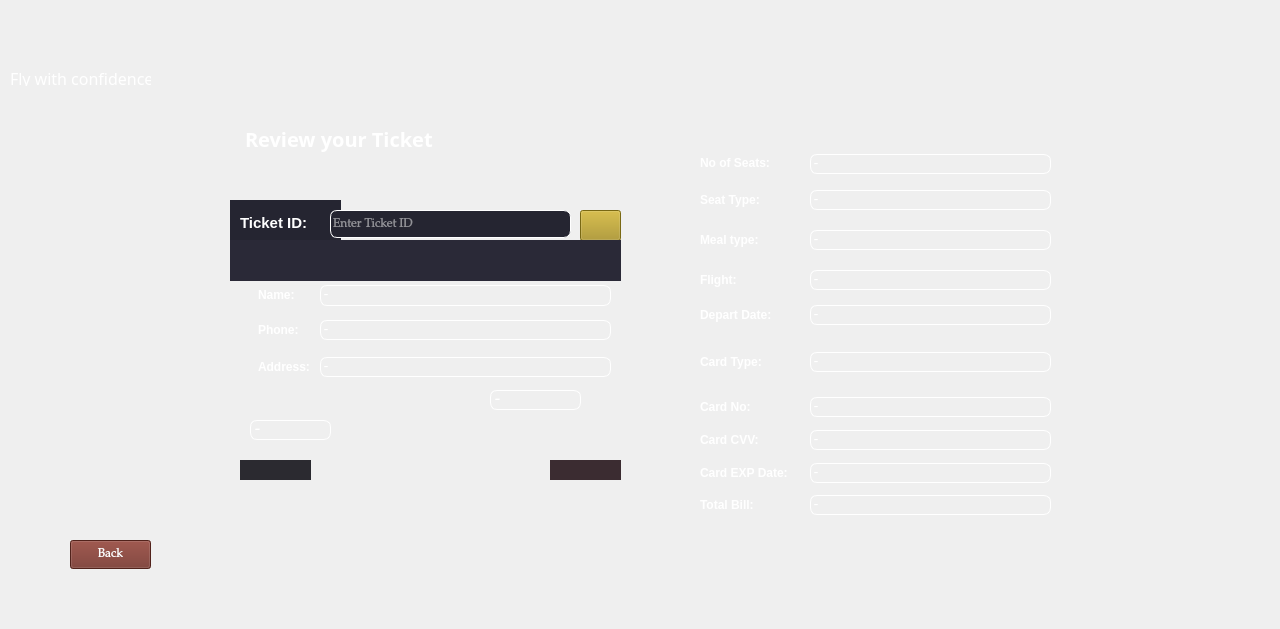
<?xml version="1.0" encoding="UTF-8"?>
<ui version="4.0">
 <class>ReviewTicket</class>
 <widget class="QMainWindow" name="ReviewTicket">
  <property name="geometry">
   <rect>
    <x>0</x>
    <y>0</y>
    <width>1280</width>
    <height>629</height>
   </rect>
  </property>
  <property name="windowTitle">
   <string>TICKET DETAILS</string>
  </property>
  <property name="windowIcon">
   <iconset>
    <normaloff>C:/Users/SAAD COMMUNICATION/Downloads/chrome_hqmSI9koUf (2).png</normaloff>C:/Users/SAAD COMMUNICATION/Downloads/chrome_hqmSI9koUf (2).png</iconset>
  </property>
  <widget class="QWidget" name="centralwidget">
   <widget class="QLabel" name="label_2">
    <property name="geometry">
     <rect>
      <x>320</x>
      <y>285</y>
      <width>291</width>
      <height>21</height>
     </rect>
    </property>
    <property name="font">
     <font>
      <family>Palatino Linotype</family>
     </font>
    </property>
    <property name="styleSheet">
     <string notr="true">color: rgb(255, 255, 255);
border: 1px solid #FFFFFF;
border-radius: 7px;</string>
    </property>
    <property name="text">
     <string>-</string>
    </property>
   </widget>
   <widget class="QLabel" name="label_3">
    <property name="geometry">
     <rect>
      <x>320</x>
      <y>357</y>
      <width>291</width>
      <height>20</height>
     </rect>
    </property>
    <property name="font">
     <font>
      <family>Palatino Linotype</family>
     </font>
    </property>
    <property name="styleSheet">
     <string notr="true">border: 1px solid #FFFFFF;
border-radius: 7px;color: rgb(255, 255, 255);</string>
    </property>
    <property name="text">
     <string>-</string>
    </property>
   </widget>
   <widget class="QLabel" name="label_4">
    <property name="geometry">
     <rect>
      <x>320</x>
      <y>320</y>
      <width>291</width>
      <height>20</height>
     </rect>
    </property>
    <property name="font">
     <font>
      <family>Palatino Linotype</family>
     </font>
    </property>
    <property name="styleSheet">
     <string notr="true">border: 1px solid #FFFFFF;
border-radius: 7px;color: rgb(255, 255, 255);</string>
    </property>
    <property name="text">
     <string>-</string>
    </property>
   </widget>
   <widget class="QLabel" name="label_5">
    <property name="geometry">
     <rect>
      <x>810</x>
      <y>270</y>
      <width>241</width>
      <height>20</height>
     </rect>
    </property>
    <property name="font">
     <font>
      <family>Palatino Linotype</family>
     </font>
    </property>
    <property name="styleSheet">
     <string notr="true">border: 1px solid #FFFFFF;
border-radius: 7px;color: rgb(255, 255, 255);</string>
    </property>
    <property name="text">
     <string>-</string>
    </property>
   </widget>
   <widget class="QLabel" name="label_6">
    <property name="geometry">
     <rect>
      <x>250</x>
      <y>420</y>
      <width>81</width>
      <height>20</height>
     </rect>
    </property>
    <property name="font">
     <font>
      <family>Palatino Linotype</family>
      <pointsize>11</pointsize>
     </font>
    </property>
    <property name="styleSheet">
     <string notr="true">border: 1px solid #FFFFFF;
border-radius: 7px;color: rgb(255, 255, 255);</string>
    </property>
    <property name="text">
     <string>-</string>
    </property>
   </widget>
   <widget class="QLabel" name="label_7">
    <property name="geometry">
     <rect>
      <x>490</x>
      <y>390</y>
      <width>91</width>
      <height>20</height>
     </rect>
    </property>
    <property name="font">
     <font>
      <family>Palatino Linotype</family>
      <pointsize>11</pointsize>
     </font>
    </property>
    <property name="styleSheet">
     <string notr="true">border: 1px solid #FFFFFF;
border-radius: 7px;color: rgb(255, 255, 255);</string>
    </property>
    <property name="text">
     <string>-</string>
    </property>
   </widget>
   <widget class="QLabel" name="label_8">
    <property name="geometry">
     <rect>
      <x>810</x>
      <y>230</y>
      <width>241</width>
      <height>20</height>
     </rect>
    </property>
    <property name="font">
     <font>
      <family>Palatino Linotype</family>
     </font>
    </property>
    <property name="styleSheet">
     <string notr="true">border: 1px solid #FFFFFF;
border-radius: 7px;color: rgb(255, 255, 255);</string>
    </property>
    <property name="text">
     <string>-</string>
    </property>
   </widget>
   <widget class="QLabel" name="label_9">
    <property name="geometry">
     <rect>
      <x>810</x>
      <y>190</y>
      <width>241</width>
      <height>20</height>
     </rect>
    </property>
    <property name="font">
     <font>
      <family>Palatino Linotype</family>
     </font>
    </property>
    <property name="styleSheet">
     <string notr="true">border: 1px solid #FFFFFF;
border-radius: 7px;color: rgb(255, 255, 255);</string>
    </property>
    <property name="text">
     <string>-</string>
    </property>
   </widget>
   <widget class="QLabel" name="label_10">
    <property name="geometry">
     <rect>
      <x>810</x>
      <y>154</y>
      <width>241</width>
      <height>20</height>
     </rect>
    </property>
    <property name="font">
     <font>
      <family>Palatino Linotype</family>
     </font>
    </property>
    <property name="styleSheet">
     <string notr="true">border: 1px solid #FFFFFF;
border-radius: 7px;color: rgb(255, 255, 255);</string>
    </property>
    <property name="text">
     <string>-</string>
    </property>
   </widget>
   <widget class="QLabel" name="label_11">
    <property name="geometry">
     <rect>
      <x>810</x>
      <y>305</y>
      <width>241</width>
      <height>20</height>
     </rect>
    </property>
    <property name="font">
     <font>
      <family>Palatino Linotype</family>
     </font>
    </property>
    <property name="styleSheet">
     <string notr="true">border: 1px solid #FFFFFF;
border-radius: 7px;color: rgb(255, 255, 255);</string>
    </property>
    <property name="text">
     <string>-</string>
    </property>
   </widget>
   <widget class="QLabel" name="label_12">
    <property name="geometry">
     <rect>
      <x>810</x>
      <y>352</y>
      <width>241</width>
      <height>20</height>
     </rect>
    </property>
    <property name="font">
     <font>
      <family>Palatino Linotype</family>
     </font>
    </property>
    <property name="styleSheet">
     <string notr="true">border: 1px solid #FFFFFF;
border-radius: 7px;color: rgb(255, 255, 255);</string>
    </property>
    <property name="text">
     <string>-</string>
    </property>
   </widget>
   <widget class="QLabel" name="label_13">
    <property name="geometry">
     <rect>
      <x>810</x>
      <y>397</y>
      <width>241</width>
      <height>20</height>
     </rect>
    </property>
    <property name="font">
     <font>
      <family>Palatino Linotype</family>
     </font>
    </property>
    <property name="styleSheet">
     <string notr="true">border: 1px solid #FFFFFF;
border-radius: 7px;color: rgb(255, 255, 255);</string>
    </property>
    <property name="text">
     <string>-</string>
    </property>
   </widget>
   <widget class="QLabel" name="label_14">
    <property name="geometry">
     <rect>
      <x>810</x>
      <y>430</y>
      <width>241</width>
      <height>20</height>
     </rect>
    </property>
    <property name="font">
     <font>
      <family>Palatino Linotype</family>
     </font>
    </property>
    <property name="styleSheet">
     <string notr="true">border: 1px solid #FFFFFF;
border-radius: 7px;color: rgb(255, 255, 255);</string>
    </property>
    <property name="text">
     <string>-</string>
    </property>
   </widget>
   <widget class="QLabel" name="label_15">
    <property name="geometry">
     <rect>
      <x>810</x>
      <y>463</y>
      <width>241</width>
      <height>20</height>
     </rect>
    </property>
    <property name="font">
     <font>
      <family>Palatino Linotype</family>
     </font>
    </property>
    <property name="styleSheet">
     <string notr="true">border: 1px solid #FFFFFF;
border-radius: 7px;color: rgb(255, 255, 255);</string>
    </property>
    <property name="text">
     <string>-</string>
    </property>
   </widget>
   <widget class="QLabel" name="label_16">
    <property name="geometry">
     <rect>
      <x>810</x>
      <y>495</y>
      <width>241</width>
      <height>20</height>
     </rect>
    </property>
    <property name="font">
     <font>
      <family>Palatino Linotype</family>
     </font>
    </property>
    <property name="styleSheet">
     <string notr="true">border: 1px solid #FFFFFF;
border-radius: 7px;color: rgb(255, 255, 255);</string>
    </property>
    <property name="text">
     <string>-</string>
    </property>
   </widget>
   <widget class="QPushButton" name="pushButton">
    <property name="geometry">
     <rect>
      <x>580</x>
      <y>210</y>
      <width>41</width>
      <height>31</height>
     </rect>
    </property>
    <property name="styleSheet">
     <string notr="true">background-color: rgb(170, 146, 27);
color: rgb(255, 255, 255);</string>
    </property>
    <property name="text">
     <string/>
    </property>
    <property name="icon">
     <iconset>
      <normaloff>C:/Users/SAAD COMMUNICATION/Downloads/[CITYPNG.COM]Search Explore White Icon Transparent PNG - 4000x4000.png</normaloff>C:/Users/SAAD COMMUNICATION/Downloads/[CITYPNG.COM]Search Explore White Icon Transparent PNG - 4000x4000.png</iconset>
    </property>
   </widget>
   <widget class="QPushButton" name="pushButton_2">
    <property name="geometry">
     <rect>
      <x>70</x>
      <y>540</y>
      <width>81</width>
      <height>29</height>
     </rect>
    </property>
    <property name="font">
     <font>
      <family>Palatino Linotype</family>
     </font>
    </property>
    <property name="cursor">
     <cursorShape>PointingHandCursor</cursorShape>
    </property>
    <property name="styleSheet">
     <string notr="true">background-color: rgb(114, 47, 38);
color: rgb(255, 255, 255);</string>
    </property>
    <property name="text">
     <string>Back</string>
    </property>
   </widget>
   <widget class="QLabel" name="label_18">
    <property name="geometry">
     <rect>
      <x>0</x>
      <y>-90</y>
      <width>1280</width>
      <height>800</height>
     </rect>
    </property>
    <property name="text">
     <string/>
    </property>
    <property name="pixmap">
     <pixmap>C:/Users/SAAD COMMUNICATION/Downloads/simple one user all data show ui window (2)_cleanup_auto_x2.jpg</pixmap>
    </property>
    <property name="scaledContents">
     <bool>true</bool>
    </property>
   </widget>
   <widget class="QLabel" name="label_19">
    <property name="geometry">
     <rect>
      <x>700</x>
      <y>495</y>
      <width>81</width>
      <height>20</height>
     </rect>
    </property>
    <property name="font">
     <font>
      <family>Leelawadee UI</family>
      <bold>true</bold>
     </font>
    </property>
    <property name="styleSheet">
     <string notr="true">color: rgb(255, 255, 255);</string>
    </property>
    <property name="text">
     <string>Total Bill:</string>
    </property>
   </widget>
   <widget class="QLabel" name="label_22">
    <property name="geometry">
     <rect>
      <x>700</x>
      <y>153</y>
      <width>91</width>
      <height>20</height>
     </rect>
    </property>
    <property name="font">
     <font>
      <family>Leelawadee UI</family>
      <bold>true</bold>
     </font>
    </property>
    <property name="styleSheet">
     <string notr="true">color: rgb(255, 255, 255);</string>
    </property>
    <property name="text">
     <string>No of Seats:</string>
    </property>
   </widget>
   <widget class="QLabel" name="label_23">
    <property name="geometry">
     <rect>
      <x>258</x>
      <y>285</y>
      <width>61</width>
      <height>20</height>
     </rect>
    </property>
    <property name="font">
     <font>
      <family>Leelawadee UI</family>
      <bold>true</bold>
     </font>
    </property>
    <property name="styleSheet">
     <string notr="true">color: rgb(255, 255, 255);</string>
    </property>
    <property name="text">
     <string>Name:</string>
    </property>
   </widget>
   <widget class="QLabel" name="label_24">
    <property name="geometry">
     <rect>
      <x>258</x>
      <y>320</y>
      <width>51</width>
      <height>20</height>
     </rect>
    </property>
    <property name="font">
     <font>
      <family>Leelawadee UI</family>
      <bold>true</bold>
     </font>
    </property>
    <property name="styleSheet">
     <string notr="true">color: rgb(255, 255, 255);</string>
    </property>
    <property name="text">
     <string>Phone:</string>
    </property>
   </widget>
   <widget class="QLabel" name="label_25">
    <property name="geometry">
     <rect>
      <x>258</x>
      <y>357</y>
      <width>61</width>
      <height>20</height>
     </rect>
    </property>
    <property name="font">
     <font>
      <family>Leelawadee UI</family>
      <bold>true</bold>
     </font>
    </property>
    <property name="styleSheet">
     <string notr="true">color: rgb(255, 255, 255);</string>
    </property>
    <property name="text">
     <string>Address:</string>
    </property>
   </widget>
   <widget class="QLabel" name="label_26">
    <property name="geometry">
     <rect>
      <x>700</x>
      <y>190</y>
      <width>81</width>
      <height>20</height>
     </rect>
    </property>
    <property name="font">
     <font>
      <family>Leelawadee UI</family>
      <bold>true</bold>
     </font>
    </property>
    <property name="styleSheet">
     <string notr="true">color: rgb(255, 255, 255);</string>
    </property>
    <property name="text">
     <string>Seat Type:</string>
    </property>
   </widget>
   <widget class="QLabel" name="label_27">
    <property name="geometry">
     <rect>
      <x>700</x>
      <y>270</y>
      <width>63</width>
      <height>20</height>
     </rect>
    </property>
    <property name="font">
     <font>
      <family>Leelawadee UI</family>
      <bold>true</bold>
     </font>
    </property>
    <property name="styleSheet">
     <string notr="true">color: rgb(255, 255, 255);</string>
    </property>
    <property name="text">
     <string>Flight:</string>
    </property>
   </widget>
   <widget class="QLabel" name="label_28">
    <property name="geometry">
     <rect>
      <x>700</x>
      <y>352</y>
      <width>81</width>
      <height>20</height>
     </rect>
    </property>
    <property name="font">
     <font>
      <family>Leelawadee UI</family>
      <bold>true</bold>
     </font>
    </property>
    <property name="styleSheet">
     <string notr="true">color: rgb(255, 255, 255);</string>
    </property>
    <property name="text">
     <string>Card Type:</string>
    </property>
   </widget>
   <widget class="QLabel" name="label_29">
    <property name="geometry">
     <rect>
      <x>700</x>
      <y>397</y>
      <width>63</width>
      <height>20</height>
     </rect>
    </property>
    <property name="font">
     <font>
      <family>Leelawadee UI</family>
      <bold>true</bold>
     </font>
    </property>
    <property name="styleSheet">
     <string notr="true">color: rgb(255, 255, 255);</string>
    </property>
    <property name="text">
     <string>Card No:</string>
    </property>
   </widget>
   <widget class="QLabel" name="label_30">
    <property name="geometry">
     <rect>
      <x>700</x>
      <y>305</y>
      <width>91</width>
      <height>20</height>
     </rect>
    </property>
    <property name="font">
     <font>
      <family>Leelawadee UI</family>
      <bold>true</bold>
     </font>
    </property>
    <property name="styleSheet">
     <string notr="true">color: rgb(255, 255, 255);</string>
    </property>
    <property name="text">
     <string>Depart Date:</string>
    </property>
   </widget>
   <widget class="QLabel" name="label_31">
    <property name="geometry">
     <rect>
      <x>700</x>
      <y>463</y>
      <width>111</width>
      <height>20</height>
     </rect>
    </property>
    <property name="font">
     <font>
      <family>Leelawadee UI</family>
      <bold>true</bold>
     </font>
    </property>
    <property name="styleSheet">
     <string notr="true">color: rgb(255, 255, 255);</string>
    </property>
    <property name="text">
     <string>Card EXP Date:</string>
    </property>
   </widget>
   <widget class="QLabel" name="label_32">
    <property name="geometry">
     <rect>
      <x>700</x>
      <y>230</y>
      <width>81</width>
      <height>20</height>
     </rect>
    </property>
    <property name="font">
     <font>
      <family>Leelawadee UI</family>
      <bold>true</bold>
     </font>
    </property>
    <property name="styleSheet">
     <string notr="true">color: rgb(255, 255, 255);</string>
    </property>
    <property name="text">
     <string>Meal type:</string>
    </property>
   </widget>
   <widget class="QLabel" name="label_33">
    <property name="geometry">
     <rect>
      <x>700</x>
      <y>430</y>
      <width>71</width>
      <height>20</height>
     </rect>
    </property>
    <property name="font">
     <font>
      <family>Leelawadee UI</family>
      <bold>true</bold>
     </font>
    </property>
    <property name="styleSheet">
     <string notr="true">color: rgb(255, 255, 255);</string>
    </property>
    <property name="text">
     <string>Card CVV:</string>
    </property>
   </widget>
   <widget class="QLineEdit" name="lineEdit">
    <property name="geometry">
     <rect>
      <x>330</x>
      <y>210</y>
      <width>241</width>
      <height>28</height>
     </rect>
    </property>
    <property name="font">
     <font>
      <family>Palatino Linotype</family>
     </font>
    </property>
    <property name="styleSheet">
     <string notr="true">background-color: rgb(37, 37, 49);
color: rgb(255, 255, 255);
border: 1px solid #FFFFFF;
border-radius: 7px;</string>
    </property>
    <property name="placeholderText">
     <string>Enter Ticket ID</string>
    </property>
   </widget>
   <widget class="QLabel" name="label">
    <property name="geometry">
     <rect>
      <x>240</x>
      <y>213</y>
      <width>91</width>
      <height>20</height>
     </rect>
    </property>
    <property name="font">
     <font>
      <family>Leelawadee UI</family>
      <pointsize>11</pointsize>
      <bold>true</bold>
     </font>
    </property>
    <property name="styleSheet">
     <string notr="true">color: rgb(255, 255, 255);</string>
    </property>
    <property name="text">
     <string>Ticket ID:</string>
    </property>
   </widget>
   <widget class="QLabel" name="label_34">
    <property name="geometry">
     <rect>
      <x>245</x>
      <y>123</y>
      <width>341</width>
      <height>31</height>
     </rect>
    </property>
    <property name="font">
     <font>
      <family>Lucida Bright</family>
      <pointsize>15</pointsize>
      <bold>true</bold>
     </font>
    </property>
    <property name="styleSheet">
     <string notr="true">color: rgb(255, 255, 255);</string>
    </property>
    <property name="text">
     <string>Review your Ticket</string>
    </property>
   </widget>
   <widget class="QLabel" name="label_35">
    <property name="geometry">
     <rect>
      <x>230</x>
      <y>200</y>
      <width>111</width>
      <height>41</height>
     </rect>
    </property>
    <property name="styleSheet">
     <string notr="true">background-color: rgb(37, 37, 49);</string>
    </property>
    <property name="text">
     <string/>
    </property>
   </widget>
   <widget class="QLabel" name="label_20">
    <property name="geometry">
     <rect>
      <x>330</x>
      <y>370</y>
      <width>151</width>
      <height>101</height>
     </rect>
    </property>
    <property name="text">
     <string/>
    </property>
    <property name="pixmap">
     <pixmap>C:/Users/SAAD COMMUNICATION/Downloads/—Pngtree—flight route with location pin_8949550.png</pixmap>
    </property>
    <property name="scaledContents">
     <bool>true</bool>
    </property>
   </widget>
   <widget class="QLabel" name="label_21">
    <property name="geometry">
     <rect>
      <x>10</x>
      <y>10</y>
      <width>71</width>
      <height>61</height>
     </rect>
    </property>
    <property name="text">
     <string/>
    </property>
    <property name="pixmap">
     <pixmap>C:/Users/SAAD COMMUNICATION/Downloads/Untitled (1).png</pixmap>
    </property>
    <property name="scaledContents">
     <bool>true</bool>
    </property>
   </widget>
   <widget class="QLabel" name="label_36">
    <property name="geometry">
     <rect>
      <x>10</x>
      <y>70</y>
      <width>141</width>
      <height>16</height>
     </rect>
    </property>
    <property name="font">
     <font>
      <family>Brush Script MT</family>
      <pointsize>12</pointsize>
     </font>
    </property>
    <property name="styleSheet">
     <string notr="true">color: rgb(255, 255, 255);</string>
    </property>
    <property name="text">
     <string>Fly with confidence</string>
    </property>
   </widget>
   <widget class="QLabel" name="label_17">
    <property name="geometry">
     <rect>
      <x>240</x>
      <y>460</y>
      <width>71</width>
      <height>20</height>
     </rect>
    </property>
    <property name="styleSheet">
     <string notr="true">background-color: rgb(65, 47, 48);
background-color: rgb(43, 42, 48);</string>
    </property>
    <property name="text">
     <string/>
    </property>
   </widget>
   <widget class="QLabel" name="label_37">
    <property name="geometry">
     <rect>
      <x>550</x>
      <y>460</y>
      <width>71</width>
      <height>20</height>
     </rect>
    </property>
    <property name="styleSheet">
     <string notr="true">background-color: rgb(59, 44, 49);</string>
    </property>
    <property name="text">
     <string/>
    </property>
   </widget>
   <widget class="QLabel" name="label_38">
    <property name="geometry">
     <rect>
      <x>230</x>
      <y>240</y>
      <width>391</width>
      <height>41</height>
     </rect>
    </property>
    <property name="styleSheet">
     <string notr="true">background-color: rgb(24, 47, 78);
background-color: rgb(42, 41, 55);</string>
    </property>
    <property name="text">
     <string/>
    </property>
   </widget>
   <zorder>label_18</zorder>
   <zorder>label_35</zorder>
   <zorder>label_2</zorder>
   <zorder>label_3</zorder>
   <zorder>label_4</zorder>
   <zorder>label_5</zorder>
   <zorder>label_6</zorder>
   <zorder>label_7</zorder>
   <zorder>label_8</zorder>
   <zorder>label_9</zorder>
   <zorder>label_10</zorder>
   <zorder>label_11</zorder>
   <zorder>label_12</zorder>
   <zorder>label_13</zorder>
   <zorder>label_14</zorder>
   <zorder>label_15</zorder>
   <zorder>label_16</zorder>
   <zorder>pushButton</zorder>
   <zorder>pushButton_2</zorder>
   <zorder>lineEdit</zorder>
   <zorder>label</zorder>
   <zorder>label_19</zorder>
   <zorder>label_22</zorder>
   <zorder>label_23</zorder>
   <zorder>label_24</zorder>
   <zorder>label_25</zorder>
   <zorder>label_26</zorder>
   <zorder>label_27</zorder>
   <zorder>label_28</zorder>
   <zorder>label_29</zorder>
   <zorder>label_30</zorder>
   <zorder>label_31</zorder>
   <zorder>label_32</zorder>
   <zorder>label_33</zorder>
   <zorder>label_34</zorder>
   <zorder>label_20</zorder>
   <zorder>label_21</zorder>
   <zorder>label_36</zorder>
   <zorder>label_17</zorder>
   <zorder>label_37</zorder>
   <zorder>label_38</zorder>
  </widget>
 </widget>
 <resources/>
 <connections/>
</ui>
